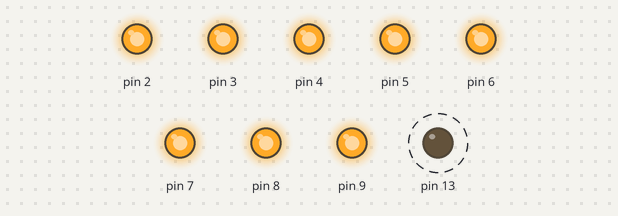
A sketch run on a simulated Arduino Uno, built with avr-gcc and run on an emulated ATmega328P. On the bench: output pins drawn as LEDs (lit = HIGH). Dashed ring = blinking. What the sketch prints to the serial monitor is not drawn.

Above: at 0.2 s.
Timing chart, 0 to 3.0 s (numbered marks = the images above):
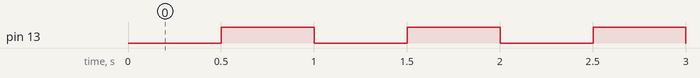

The sketch:

lc202.ino
```cpp
#include <Blinky.h>
#include <RelayChannel.h>
#include <RelayController.h>
#include <Strings.h>

#include "StatementParser.h"

const char _productDetails[] PROGMEM = "lc202 relay 1.0.0.0 ";
const PStr productDetails(_productDetails);

uint8_t RelayChannel::invertedCheck() {
  return 0;
}

RelayChannel switchChannels[8];

RelayController relayController(productDetails, switchChannels, 8, NULL, 0);

void setup() {
  relayController.setup();
}

void loop() {
  relayController.loop();
}
```

Measured:
- by itself, pin 13: alternates HIGH for 0.50 s and LOW for 0.50 s
